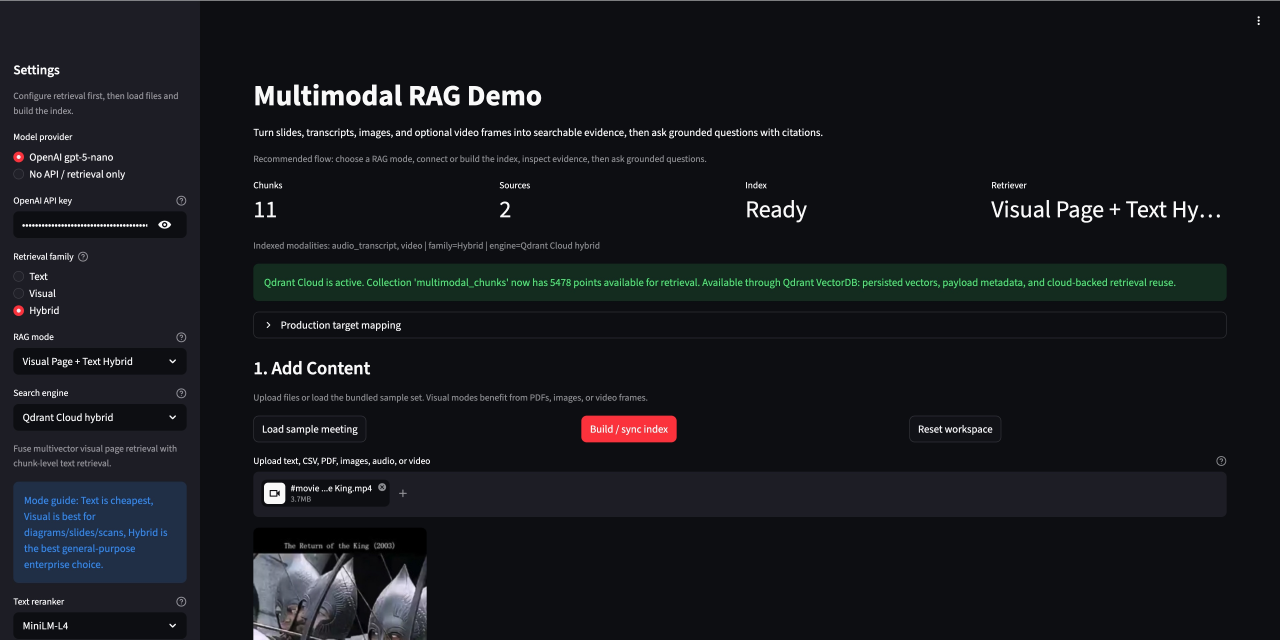
#> input picture assets/Xnip2026-04-30_15-26-57.jpg, 3840 x 1918 px (shown at 1/3 size)
$ python -i encoders.py   (imports and definitions only)
#> lines starting #> are read from the running program, lines starting #| are printed output that depends on the picture
from __future__ import annotations

from dataclasses import dataclass
from io import BytesIO

import numpy as np
from PIL import Image


@dataclass(frozen=True)
class LocalEncoding:
    encoder_name: str
    vector: list[float]
    summary: str


TEXT_ENCODER_NAME = "sklearn.tfidf.word_ngrams"
IMAGE_ENCODER_NAME = "local.pil_numpy.visual_stats.v1"


def text_encoder_metadata() -> dict:
    return {
        "encoder": TEXT_ENCODER_NAME,
        "embedding_space": "text_tfidf",
    }


class VisualFeatureEncoder:
    """Small deterministic image/frame encoder for deployment-friendly visual metadata.

    This is not a VLM and does not infer semantics. It encodes observable low-level
    visual properties so image and video assets have a modality-specific local
    encoder path without using OpenAI for extraction.
    """

    encoder_name = IMAGE_ENCODER_NAME

    def encode_bytes(self, data: bytes) -> LocalEncoding:
        image = Image.open(BytesIO(data)).convert("RGB")
        return self.encode_image(image)

    def encode_image(self, image: Image.Image) -> LocalEncoding:
        rgb = np.asarray(image.convert("RGB").resize((128, 128)), dtype=np.float32) / 255.0
        gray = rgb.mean(axis=2)
        channel_means = rgb.mean(axis=(0, 1))
        channel_stds = rgb.std(axis=(0, 1))
        brightness = float(gray.mean())
        contrast = float(gray.std())
        edge_density = _edge_density(gray)
        aspect_ratio = image.width / max(1, image.height)
        hist_features = _rgb_histogram(rgb, bins=4)

        vector = [
            float(aspect_ratio),
            brightness,
            contrast,
            edge_density,
            *[float(value) for value in channel_means],
            *[float(value) for value in channel_stds],
            *hist_features,
        ]
        summary = (
            f"Local visual encoder summary: orientation={_orientation(aspect_ratio)}; "
            f"dominant_color={_dominant_color(channel_means)}; "
            f"brightness={_bucket(brightness, 0.33, 0.66, 'dark', 'medium', 'bright')}; "
            f"contrast={_bucket(contrast, 0.12, 0.25, 'low', 'medium', 'high')}; "
            f"edge_density={_bucket(edge_density, 0.05, 0.12, 'low', 'medium', 'high')}."
        )
        return LocalEncoding(self.encoder_name, vector, summary)


def _rgb_histogram(rgb: np.ndarray, bins: int) -> list[float]:
    features: list[float] = []
    for channel in range(3):
        hist, _ = np.histogram(rgb[:, :, channel], bins=bins, range=(0.0, 1.0), density=False)
        total = max(1, int(hist.sum()))
        features.extend((hist / total).astype(float).tolist())
    return features


def _edge_density(gray: np.ndarray) -> float:
    dx = np.abs(np.diff(gray, axis=1)).mean()
    dy = np.abs(np.diff(gray, axis=0)).mean()
    return float((dx + dy) / 2.0)


def _orientation(aspect_ratio: float) -> str:
    if aspect_ratio > 1.15:
        return "landscape"
    if aspect_ratio < 0.85:
        return "portrait"
    return "square"


def _dominant_color(channel_means: np.ndarray) -> str:
    red, green, blue = channel_means.tolist()
    if max(red, green, blue) < 0.2:
        return "dark"
    if min(red, green, blue) > 0.8:
        return "light"
    if abs(red - green) < 0.08 and abs(green - blue) < 0.08:
        return "gray"
    if red >= green and red >= blue:
        return "red" if green < 0.55 else "yellow"
    if green >= red and green >= blue:
        return "green" if blue < 0.55 else "cyan"
    return "blue"


def _bucket(value: float, low: float, high: float, low_label: str, mid_label: str, high_label: str) -> str:
    if value < low:
        return low_label
    if value < high:
        return mid_label
    return high_label

>>> from PIL import Image
>>> picture = Image.open('../assets/Xnip2026-04-30_15-26-57.jpg')
#> picture is the input picture: PIL image 3840x1918 RGB; mean R, G, B 22.5, 24.5, 28.7
>>> result = VisualFeatureEncoder().encode_image(picture)
#> in encode_image, `rgb = np.asarray(image.convert("RGB").resize((128, 128)), dtype=np.flo..`:
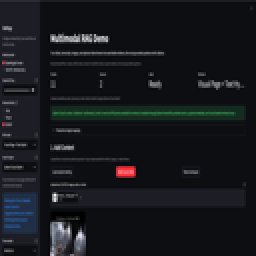
#> rgb: shape (128, 128, 3) float32 (shown 2 times larger); mean R, G, B 0.0881, 0.0959, 0.112
#> in encode_image, `gray = rgb.mean(axis=2)`:
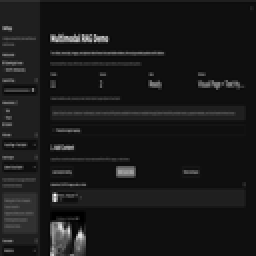
#> gray: shape (128, 128) float32 (shown 2 times larger); min 0, max 1, mean 0.0988
#> in encode_image, `channel_means = rgb.mean(axis=(0, 1))`: channel_means = [0.0881, 0.0959, 0.112]
#> in encode_image, `channel_stds = rgb.std(axis=(0, 1))`: channel_stds = [0.0952, 0.0897, 0.0916]
#> in encode_image, `brightness = float(gray.mean())`: brightness = 0.0988
#> in encode_image, `contrast = float(gray.std())`: contrast = 0.089
#> in _edge_density, `dx = np.abs(np.diff(gray, axis=1)).mean()`: dx = 0.0117
#> in _edge_density, `dy = np.abs(np.diff(gray, axis=0)).mean()`: dy = 0.0255
#> in encode_image, `edge_density = _edge_density(gray)`: edge_density = 0.0186
#> the loop in _rgb_histogram, `for channel in range(3):` made 3 passes
#> hist on passes 1 to 3: [15616, 560, 145, 63], [15435, 795, 134, 20], [15269, 914, 178, 23]
#> after the loop in _rgb_histogram, `for channel in range(3):`: features = [0.953, 0.0342, 0.00885, 0.00385, 0.942, 0.0485, 0.00818, 0.00122, 0.932, 0.0558, 0.0109, 0.0014]
#> in encode_image, `hist_features = _rgb_histogram(rgb, bins=4)`: hist_features has the same summary as features in _rgb_histogram
#> in encode_image, `vector = [ float(aspect_ratio), brightness, contrast, edge_density, *[..`: vector = [2, 0.0988, 0.089, 0.0186, 0.0881, 0.0959, 0.112, 0.0952, 0.0897, 0.0916, 0.953, 0.0342, 0.00885, 0.00385, 0.942, 0.0485, 0.00818, 0.00122, 0.932, 0.0558, 0.0109, 0.0014]
#> in _dominant_color, `red, green, blue = channel_means.tolist()`: red = 0.0881; green = 0.0959; blue = 0.112
